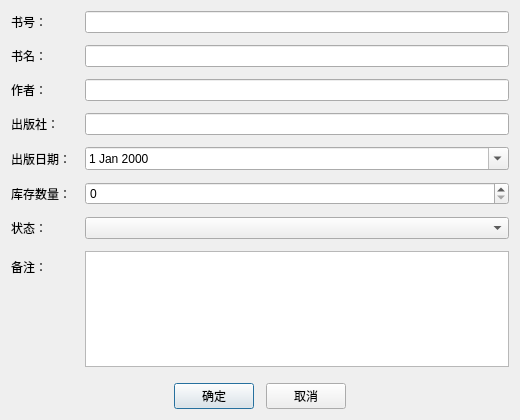
<?xml version="1.0" encoding="UTF-8"?>
<ui version="4.0">
 <class>BookEditorDialog</class>
 <widget class="QDialog" name="BookEditorDialog">
  <property name="geometry">
   <rect>
    <x>0</x>
    <y>0</y>
    <width>520</width>
    <height>420</height>
   </rect>
  </property>
  <property name="windowTitle">
   <string>书籍信息</string>
  </property>
  <layout class="QVBoxLayout" name="verticalLayout">
   <property name="spacing">
    <number>16</number>
   </property>
   <item>
    <layout class="QFormLayout" name="formLayout">
     <property name="horizontalSpacing">
      <number>14</number>
     </property>
     <property name="verticalSpacing">
      <number>12</number>
     </property>
     <item row="0" column="0">
      <widget class="QLabel" name="labelBookId">
       <property name="text">
        <string>书号：</string>
       </property>
      </widget>
     </item>
     <item row="0" column="1">
      <widget class="QLineEdit" name="lineEditBookId"/>
     </item>
     <item row="1" column="0">
      <widget class="QLabel" name="labelBookName">
       <property name="text">
        <string>书名：</string>
       </property>
      </widget>
     </item>
     <item row="1" column="1">
      <widget class="QLineEdit" name="lineEditBookName"/>
     </item>
     <item row="2" column="0">
      <widget class="QLabel" name="labelAuthor">
       <property name="text">
        <string>作者：</string>
       </property>
      </widget>
     </item>
     <item row="2" column="1">
      <widget class="QLineEdit" name="lineEditAuthor"/>
     </item>
     <item row="3" column="0">
      <widget class="QLabel" name="labelPublisher">
       <property name="text">
        <string>出版社：</string>
       </property>
      </widget>
     </item>
     <item row="3" column="1">
      <widget class="QLineEdit" name="lineEditPublisher"/>
     </item>
     <item row="4" column="0">
      <widget class="QLabel" name="labelPublishDate">
       <property name="text">
        <string>出版日期：</string>
       </property>
      </widget>
     </item>
     <item row="4" column="1">
      <widget class="QDateEdit" name="dateEditPublishDate">
       <property name="calendarPopup">
        <bool>true</bool>
       </property>
      </widget>
     </item>
     <item row="5" column="0">
      <widget class="QLabel" name="labelStock">
       <property name="text">
        <string>库存数量：</string>
       </property>
      </widget>
     </item>
     <item row="5" column="1">
      <widget class="QSpinBox" name="spinBoxStock">
       <property name="minimum">
        <number>0</number>
       </property>
       <property name="maximum">
        <number>9999</number>
       </property>
      </widget>
     </item>
     <item row="6" column="0">
      <widget class="QLabel" name="labelStatus">
       <property name="text">
        <string>状态：</string>
       </property>
      </widget>
     </item>
     <item row="6" column="1">
      <widget class="QComboBox" name="comboBoxStatus"/>
     </item>
     <item row="7" column="0">
      <widget class="QLabel" name="labelRemark">
       <property name="text">
        <string>备注：</string>
       </property>
      </widget>
     </item>
     <item row="7" column="1">
      <widget class="QPlainTextEdit" name="plainTextEditRemark">
       <property name="maximumHeight">
        <number>100</number>
       </property>
      </widget>
     </item>
    </layout>
   </item>
   <item>
    <layout class="QHBoxLayout" name="buttonLayout">
     <property name="spacing">
      <number>12</number>
     </property>
     <item>
      <spacer name="buttonSpacer">
       <property name="orientation">
        <enum>Qt::Horizontal</enum>
       </property>
       <property name="sizeHint" stdset="0">
        <size>
         <width>40</width>
         <height>20</height>
        </size>
       </property>
      </spacer>
     </item>
     <item>
      <widget class="QPushButton" name="pushButtonSubmit">
       <property name="text">
        <string>确定</string>
       </property>
      </widget>
     </item>
     <item>
      <widget class="QPushButton" name="pushButtonCancel">
       <property name="text">
        <string>取消</string>
       </property>
      </widget>
     </item>
     <item>
      <spacer name="buttonSpacerRight">
       <property name="orientation">
        <enum>Qt::Horizontal</enum>
       </property>
       <property name="sizeHint" stdset="0">
        <size>
         <width>40</width>
         <height>20</height>
        </size>
       </property>
      </spacer>
     </item>
    </layout>
   </item>
  </layout>
 </widget>
 <resources/>
 <connections/>
</ui>
